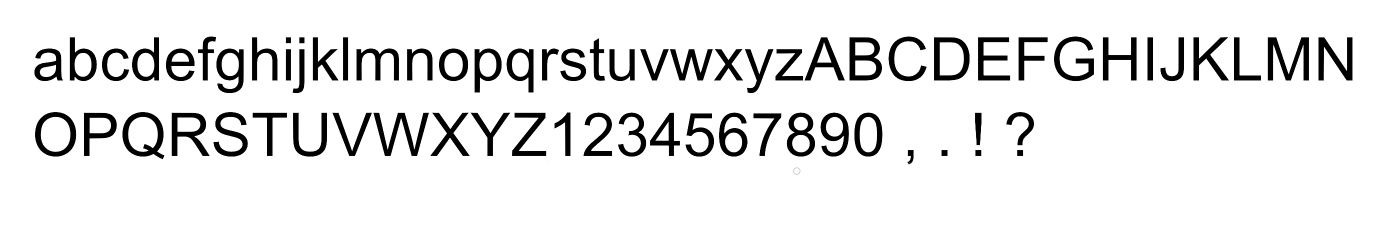
%> input picture database_Ariel20_pic.docx.png, 2800 x 464 px (shown at 1/2 size)
$ octave textReader.m   (GNU Octave 9; MATLAB toolbox functions it lacks are replaced by stand-ins)
%> lines starting %> are read from the running program, lines starting %| are printed output that depends on the picture; in (x1, y1, x2, y2) boxes, pixels count from 0 and x2, y2 are one past the last pixel; in counts of white or black regions, pixels touching at a corner belong together; the program's own positions count from 1
### dictionary.m
%DictionaryCell is the dictionary from label to letter
DictionaryCell = cell ([70 2]);
DictionaryCell(1,:)={1,'a'};
DictionaryCell(2,:)={2,'O'};
DictionaryCell(3,:)={3,'b'};
DictionaryCell(4,:)={4,'P'};
DictionaryCell(5,:)={5,'c'};
DictionaryCell(6,:)={6,'Q'};
DictionaryCell(7,:)={7,'d'};
DictionaryCell(8,:)={8,'e'};
DictionaryCell(9,:)={9,'R'};
DictionaryCell(10,:)={10,'f'};
DictionaryCell(11,:)={11,'S'};
DictionaryCell(12,:)={12,'g'};
DictionaryCell(13,:)={13,'h'};
DictionaryCell(14,:)={14,'T'};
DictionaryCell(15,:)={15,''};
DictionaryCell(16,:)={16,'i'};
DictionaryCell(17,:)={17,'j'};
DictionaryCell(18,:)={18,'U'};
DictionaryCell(19,:)={19,''};
DictionaryCell(20,:)={20,'k'};
DictionaryCell(21,:)={21,'V'};
DictionaryCell(22,:)={22,'l'};
DictionaryCell(23,:)={23,'m'};
DictionaryCell(24,:)={24,'W'};
DictionaryCell(25,:)={25,'n'};
DictionaryCell(26,:)={26,'X'};
DictionaryCell(27,:)={27,'o'};
DictionaryCell(28,:)={28,'Y'};
DictionaryCell(29,:)={29,'p'};
DictionaryCell(30,:)={30,'q'};
DictionaryCell(31,:)={31,'Z'};
DictionaryCell(32,:)={32,'r'};
DictionaryCell(33,:)={33,'1'};
DictionaryCell(34,:)={34,'s'};
DictionaryCell(35,:)={35,'2'};
DictionaryCell(36,:)={36,'t'};
DictionaryCell(37,:)={37,'u'};
DictionaryCell(38,:)={38,'3'};
DictionaryCell(39,:)={39,'v'};
DictionaryCell(40,:)={40,'4'};
DictionaryCell(41,:)={41,'w'};
DictionaryCell(42,:)={42,'5'};
DictionaryCell(43,:)={43,'x'};
DictionaryCell(44,:)={44,'6'};
DictionaryCell(45,:)={45,'y'};
DictionaryCell(46,:)={46,'7'};
DictionaryCell(47,:)={47,'z'};
DictionaryCell(48,:)={48,'8'};
DictionaryCell(49,:)={49,'A'};
DictionaryCell(50,:)={50,'9'};
DictionaryCell(51,:)={51,'B'};
DictionaryCell(52,:)={52,'0'};
DictionaryCell(53,:)={53,'C'};
DictionaryCell(54,:)={54,','};
DictionaryCell(55,:)={55,'D'};
DictionaryCell(56,:)={56,'.'};
DictionaryCell(57,:)={57,'!'};
DictionaryCell(58,:)={58,''};
DictionaryCell(59,:)={59,'E'};
DictionaryCell(60,:)={60,'?'};
DictionaryCell(61,:)={61,''};
DictionaryCell(62,:)={62,'F'};
DictionaryCell(63,:)={63,'G'};
DictionaryCell(64,:)={64,'H'};
DictionaryCell(65,:)={65,'I'};
DictionaryCell(66,:)={66,'J'};
DictionaryCell(67,:)={67,'K'};
DictionaryCell(68,:)={68,'L'};
DictionaryCell(69,:)={69,'M'};
DictionaryCell(70,:)={70,'N'};

### textReader.m
%reading our database picture.
database = imread('database_Ariel20_pic.docx.png');
%> database is the input picture: size 464x2800x3 uint8; mean R, G, B 231.5, 231.5, 231.5

databaseBW=imbinarize(database); %making pic binary.
databaseBW=databaseBW(:,:,1);     %making pic one dimentional.
%> databaseBW: size 464x2800 logical; 90.8% white; 70 black regions, largest, box (x1, y1, x2, y2) and area: (2536, 75, 2618, 161) 3310, (747, 226, 858, 312) 3185, (1699, 75, 1764, 161) 2916
databaseBWinv=1.-databaseBW;      %inverting black and white.
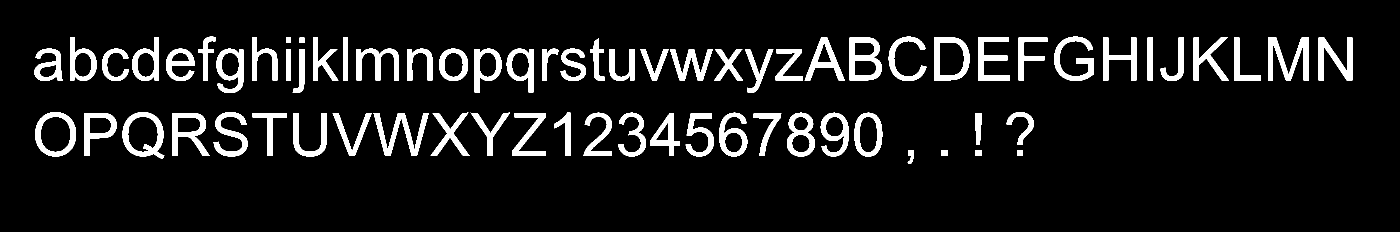
%> databaseBWinv: size 464x2800 double (shown at 1/2 size); values 0 (black) and 1 (white), 9.2% white; 70 white regions
databaseBWlabel=bwlabel(databaseBWinv); %labeling all letters
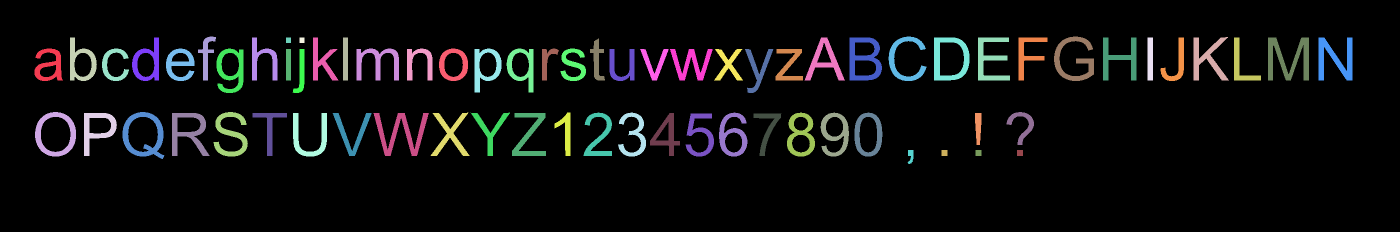
%> databaseBWlabel: size 464x2800 double (shown at 1/2 size); 71 distinct labels, from 0 to 70; one colour per label, 0 black
databaseBWlabel=comb(databaseBWlabel);  %calling our function that manually combines
%> after the loop in comb, `for r=1:row`: database: size 464x2800 double; 67 distinct labels, from 0 to 70
%2 parts of the same letter.

%running dictionary
dictionary;


%Datacell will hold matrix of each letter.
bboxes = regionprops(databaseBWlabel,'BoundingBox');
%> bboxes = 70 regions; largest, box (x1, y1, x2, y2): (747, 226, 858, 312), (245, 224, 329, 318), (70, 224, 152, 313), (2108, 73, 2188, 162), (2536, 75, 2618, 161)
databaseBWlabel=int64(databaseBWlabel);
%> databaseBWlabel: size 464x2800 int64; 67 distinct labels, from 0 to 70
Datacell=cell([70 3]);

for k=1 : length(bboxes)
    currBB = bboxes(k).BoundingBox;
    %extracting matrix of a letter from the big picture of all letters.
%> the run ends on the next line
    A=databaseBWlabel(int64(currBB(2)):int64(currBB(2)+currBB(4)) ,int64(currBB(1)):int64(currBB(1)+currBB(3)));
% [189 lines not run here, left out]
function database = comb(database)
[row, col] = size(database);
for r=1:row
    for c=1:col
        if database(r,c)==15
            database(r,c)=16;
        end
        if database(r,c)==19
            database(r,c)=17;
        end

        if database(r,c)==58
            database(r,c)=57;
        end

        if database(r,c)==61
            database(r,c)=60;
        end
    end
end
end

$ run again, with example1.png copied over database_Ariel20_pic.docx.png
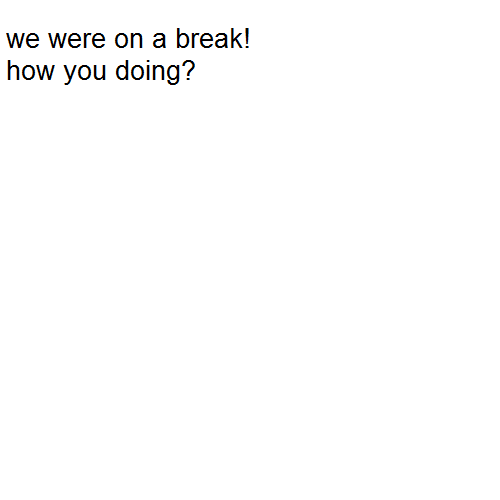
%> input picture example1.png, 500 x 500 px
%> database is the input picture: size 500x500x3 uint8; mean R, G, B 252.6, 252.6, 252.6
%> databaseBWinv: size 500x500 double; values 0 (black) and 1 (white), 0.93% white in thin lines or dots, all inside (x1, y1, x2, y2) = (7, 28, 249, 85)
%> `databaseBWlabel=bwlabel(databaseBWinv);`:
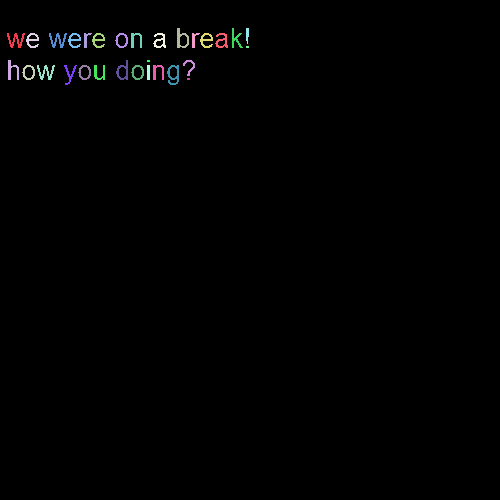
%> databaseBWlabel: size 500x500 double; 31 distinct labels, from 0 to 30; one colour per label, 0 black
%> bboxes = 30 regions; largest, box (x1, y1, x2, y2): (131, 33, 144, 80), (147, 33, 166, 62), (7, 33, 25, 48), (37, 65, 55, 80), (49, 33, 67, 48)
